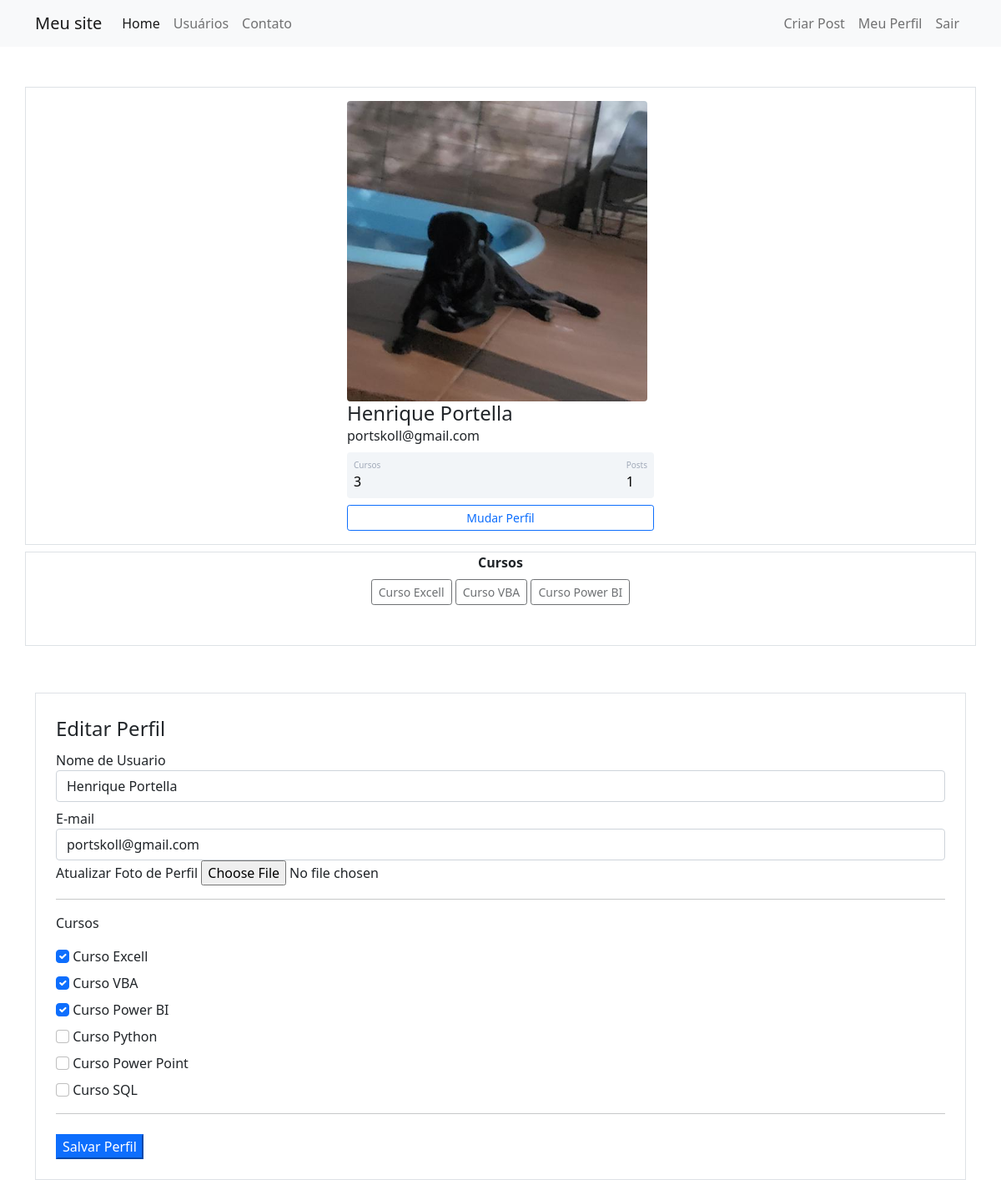
The page /perfil/editar (signed in) on the database as committed earlier.
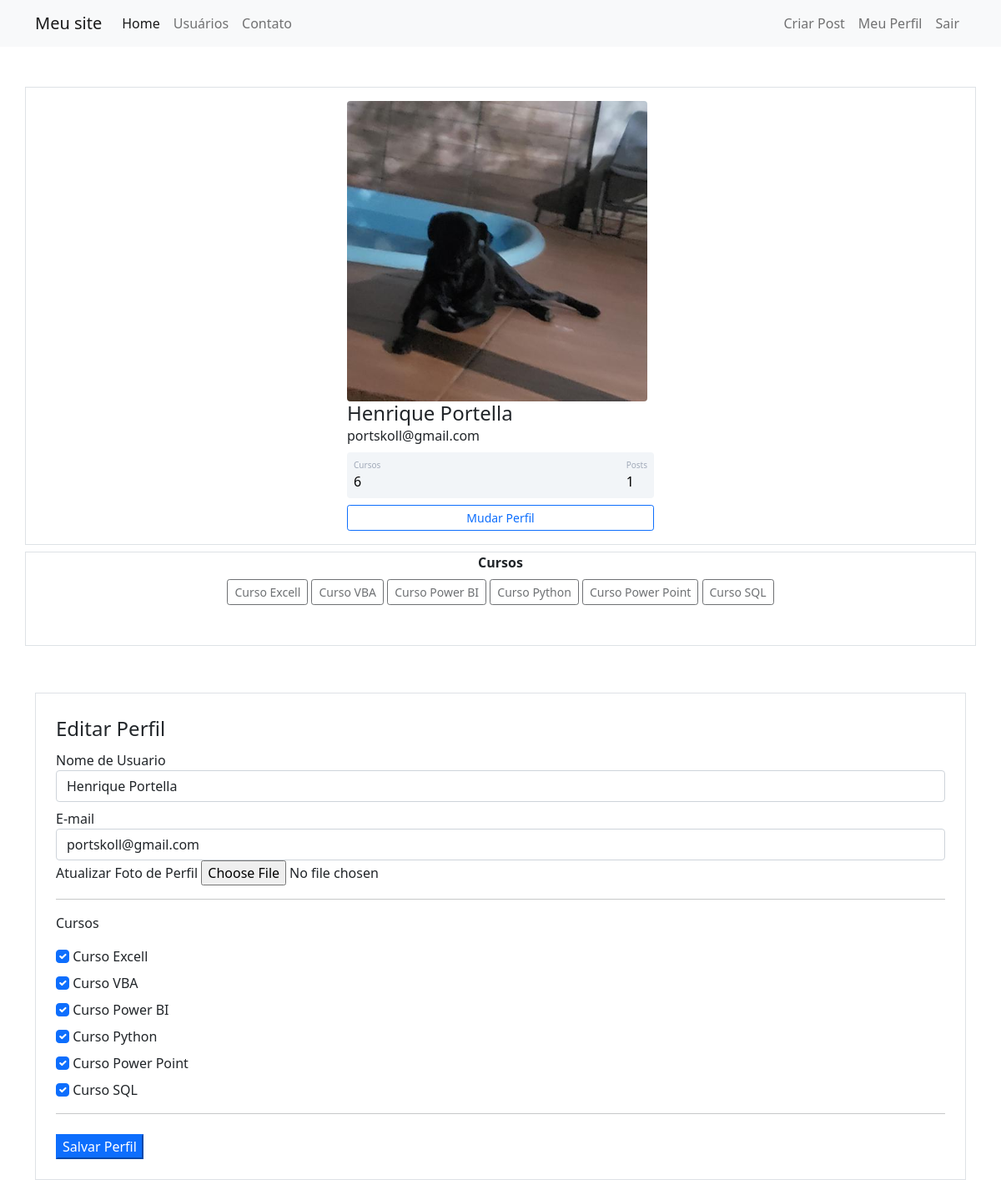
The same page on the database as committed later.
### comunidadeimpressionadora/models.py (models this page shows)
class Usuario(database.Model, UserMixin):
    id = database.Column(database.Integer, primary_key=True)
    username = database.Column(database.String, nullable=False)
    email = database.Column(database.String, nullable=False, unique=True)
    senha = database.Column(database.String, nullable=False)
    foto_perfil = database.Column(database.String, default='default.jpg')
    posts = database.relationship('Post', backref='autor', lazy=True)
    cursos = database.Column(database.String, nullable=False, default='Não informado')
    def contar_posts(self):
        return len(self.posts)

### comunidadeimpressionadora/routes.py (the view)
@app.route('/perfil/editar', methods=['GET', 'POST'])
@login_required
def editar_perfil():
    form = FormEditarPerfil()
    if form.validate_on_submit():
        current_user.email = form.email.data
        current_user.username = form.username.data
        if form.foto_perfil.data:
            nome_imagem = salvar_imagem(form.foto_perfil.data)
            current_user.foto_perfil = nome_imagem
        current_user.cursos = atualizar_cursos(form)
        database.session.commit()
        flash('Perfil editado com sucesso!', 'alert-success')
        return redirect(url_for('perfil'))
    elif request.method == "GET":
        form.email.data = current_user.email
        form.username.data = current_user.username
        if 'Curso Excell' in current_user.cursos.split(';'):
            form.curso_excell.data = True
        if 'Curso Power Point' in current_user.cursos.split(';'):
            form.curso_ppt.data = True
        if 'Curso Python' in current_user.cursos.split(';'):
            form.curso_python.data = True
        if 'Curso VBA' in current_user.cursos.split(';'):
            form.curso_vba.data = True
        if 'Curso SQL' in current_user.cursos.split(';'):
            form.curso_sql.data = True
        if 'Curso Power BI' in current_user.cursos.split(';'):
            form.curso_powerbi.data = True
    foto_perfil = url_for('static', filename='fotos_perfil/{}'.format(current_user.foto_perfil))
    return render_template('editarperfil.html', foto_perfil=foto_perfil, form=form)

### comunidadeimpressionadora/forms.py (shortened to what this page needs)
class FormEditarPerfil(FlaskForm):
    username = StringField('Nome de Usuario', validators=[DataRequired()])
    email = StringField('E-mail', validators=[DataRequired(), Email()])
    foto_perfil = FileField('Atualizar Foto de Perfil', validators=[FileAllowed(['png', 'jpg'])])
    curso_excell = BooleanField('Curso Excell')
    curso_vba = BooleanField('Curso VBA')
    curso_powerbi = BooleanField('Curso Power BI')
    curso_python = BooleanField('Curso Python')
    curso_ppt = BooleanField('Curso Power Point')
    curso_sql = BooleanField('Curso SQL')
    botao_submit_editarperfil = SubmitField('Salvar Perfil')

### comunidadeimpressionadora/models.py (called while the page is built)
@login_manager.user_loader
def load_usuario(id_usuario):
    return Usuario.query.get(int(id_usuario))

### comunidadeimpressionadora/templates/editarperfil.html (shortened to what this page needs)
{% extends 'perfil.html' %}
{% block form_editar_perfil %}
<div class="container">
    <div class="row">
        <div class="col">
            <form method="post" action="" class="border p-4 mt-2" enctype="multipart/form-data">
                <legend>Editar Perfil</legend>
                <fieldset>
                    <div class="form-group">
                        {{ form.username.label (class="form-control-label")}}
                        {% if form.username.errors %}
                        {{ form.username (class="form-control is-invalid")}}
                        <div class="invalid-feedback">
                            {% for erro in form.username.errors %}
                            {{ erro }}
                            {% endfor %}
                        </div>
                        {% else %}
                        {{ form.username(class="form-control")}}
                        {% endif %}
                    </div>
                    <div class="form-group mt-2">
                        {{ form.email.label (class="form-control-label")}}
                        {% if form.email.errors %}
                        {{ form.email (class="form-control is-invalid")}}
                        <div class="invalid-feedback">
                            {% for erro in form.email.errors %}
                            {{ erro }}
                            {% endfor %}
                        </div>
                        {% else %}
                        {{ form.email(class="form-control")}}
                        {% endif %}
                    </div>
                    <div class="form-group">
                        {{ form.foto_perfil.label }}
                        {{ form.foto_perfil(class="form-control-file") }}
                    </div>
                    <hr>
                    <p>Cursos</p>
                    {% for campo in form %}
                        {% if 'curso_' in campo.name %}
                             <div class="form-group mt-2">
                                {{ campo(class="form-check-input") }}
                                {{ campo.label(class="form-check-label") }}
                            </div>
                        {% endif %}
                    {% endfor %}
                    <hr>
                </fieldset>
                {{ form.botao_submit_editarperfil (class="btn-primary mt-2")}}
            </form>
        </div>
    </div>
</div>
{% endblock %}

### comunidadeimpressionadora/templates/perfil.html
{% extends 'base.html' %}
{% block body %}
<div class="container mt-5 d-flex justify-content-center border">
    <div class="card p-3">
        <div class="d-flex align-items-center">
            <div class="ml-3 w-100">
                 <div class="image pe-2">
                <img src="{{ foto_perfil }}" class="rounded" width="100%">
            </div>
                <h4 class="mb-0 mt-0">{{ current_user.username}}</h4>
                <span>{{ current_user.email}}</span>
                <div class="p-2 mt-2 bg-primary d-flex justify-content-between rounded text-white stats">
                    <div class="d-flex flex-column">
                        <span class="articles">Cursos</span>
                        {% if 'Não informado' in current_user.cursos %}
                        <span class="number1">0</span>
                        {% else %}
                        <span class="number1">{{ current_user.cursos.count(';') + 1 }}</span>
                        {% endif %}
                    </div>
                    <div class="d-flex flex-column">
                        <span class="rating">Posts</span>
                        <span class="number3">{{ current_user.contar_posts() }}</span>
                    </div>
                </div>
                <div class="button mt-2 d-flex flex-row align-items-center">
                    <a class="w-100" href="{{ url_for('editar_perfil') }}">
                        <button class="btn btn-sm btn-outline-primary w-100">Mudar Perfil</button>
                    </a>
                </div>
            </div>
        </div>
    </div>
</div>
<div class="container border mb-5 mt-2">
    <div class="row justify-content-center mb-5">
        <div class="col col-12" style="text-align: center">
            <strong>Cursos</strong><br>
            {% for curso in current_user.cursos.split(';') %}
            <button type="button" class="btn btn-outline-dark btn-sm mt-2" disabled>{{ curso }}</button>
            {% endfor %}
        </div>
    </div>
</div>
{% block form_editar_perfil %}
{% endblock %}
{% endblock %}

Rows that differ between the two databases and show on the page:
changed Usuario "Henrique Portella": cursos "3" → "6"
Other text that changed with them:
form field curso_python: "☐" → "☑"
form field curso_ppt: "☐" → "☑"
form field curso_sql: "☐" → "☑"
new list line: "Curso Python"
new list line: "Curso Power Point"
new list line: "Curso SQL"
